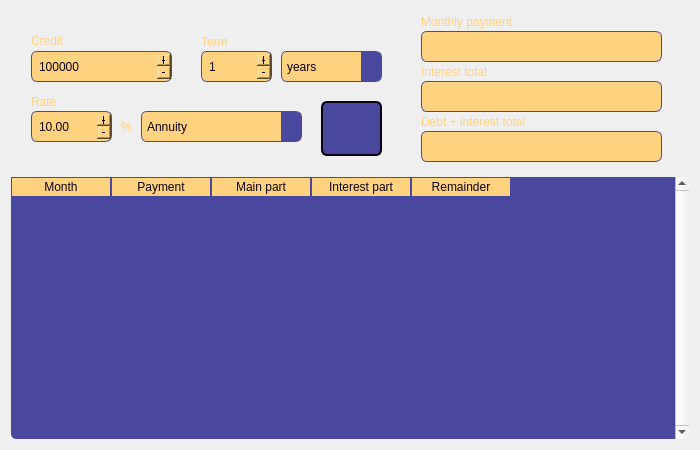
<?xml version="1.0" encoding="UTF-8"?>
<ui version="4.0">
 <class>CreditCalculator</class>
 <widget class="QWidget" name="CreditCalculator">
  <property name="geometry">
   <rect>
    <x>0</x>
    <y>0</y>
    <width>700</width>
    <height>450</height>
   </rect>
  </property>
  <property name="windowTitle">
   <string>Form</string>
  </property>
  <property name="styleSheet">
   <string notr="true">QWidget {
background: none;
}</string>
  </property>
  <layout class="QGridLayout" name="gridLayout">
   <item row="0" column="0">
    <widget class="QWidget" name="widgetMain" native="true">
     <property name="minimumSize">
      <size>
       <width>0</width>
       <height>160</height>
      </size>
     </property>
     <property name="styleSheet">
      <string notr="true">QComboBox {
color: rgb(255, 210, 128);
border: 1px solid;
font: 13pt &quot;Anta&quot;;
border-radius: 6px;
border-color: rgb(255, 210, 128);
padding: 0 5px;
background-color: rgb(11, 1, 24);
selection-background-color: rgb(248, 160, 165);
selection-color: black;
background-color: rgb(33, 32, 70);

color: rgb(11, 1, 24);
background-color: rgb(255, 210, 128);
border-color: rgb(74, 71, 158);
}


QComboBox::drop-down:button {
color: rgb(255, 210, 128);
border-top-right-radius: 4px;
border-bottom-right-radius: 4px;
border-style: solid;
border-width: 0px;
border-color: rgb(255, 210, 128);
background-color: rgb(74, 71, 158);
padding: 0px;
width: 20px;
}

QComboBox::down-arrow {
image: url(:/icons/keyboard_arrow_down_yellow.svg);
}

QComboBox::drop-down:hover {
background-color: rgb(169, 167, 215);
border-color: rgb(169, 167, 215);
}

QComboBox::drop-down:pressed {
background-color: rgb(25, 24, 53);
border-color: rgb(25, 24, 53);
}

QComboBox QAbstractItemView {
color: rgb(255, 210, 128);
border: 0px solid;
border-radius: 4px;
border-color: rgba(130, 127, 255, 133);
background-color: rgb(2, 1, 18);
}

QComboBox:item {
color: rgb(255, 210, 128);
}

QComboBox:item:selected {
background-color: rgb(74, 71, 158);
color: rgb(255, 210, 128);
/*background-color: rgb(255, 105, 103);*/
}


QPushButton {
font: 13pt &quot;Anta&quot;;
color: rgb(255, 210, 128);
border-radius: 6px;
border-style: solid;
border-width: 2px;
border-color: rgb(8, 1, 18);
background-color: rgb(74, 71, 158);
}

QPushButton:hover {
background-color: rgb(169, 167, 215);
}

QPushButton:pressed {
background-color: rgb(25, 24, 53);
}

QLineEdit {
color: rgb(255, 210, 128);
border: 1px solid;
font: 13pt &quot;Anta&quot;;
border-radius: 6px;
border-color: rgb(255, 210, 128);
padding: 0 8px;
background-color: rgb(33, 32, 70);/*rgb(11, 1, 24);*/
selection-background-color: rgb(248, 160, 165);
selection-color: black;

color: rgb(11, 1, 24);
background-color: rgb(255, 210, 128);
border-color: rgb(74, 71, 158);
}

QDoubleSpinBox {
color: rgb(255, 210, 128);
border: 1px solid;
font: 13pt &quot;Anta&quot;;
padding: 0 5px;
border-radius: 6px;
border-color: rgb(255, 210, 128);
background-color: rgb(11, 1, 24);
selection-background-color: rgb(248, 160, 165);
selection-color: black;
background-color: rgb(33, 32, 70);

color: rgb(11, 1, 24);
background-color: rgb(255, 210, 128);
border-color: rgb(74, 71, 158);
}


QDoubleSpinBox::up-button {
subcontrol-origin: border;
subcontrol-position: top right; 
border-top-right-radius: 3px;
border-style: solid;
border-width: 0px;
border-color: rgb(74, 71, 158);
background-color:  rgb(74, 71, 158);
image: url(:/icons/add_yellow.svg);
padding: 0px;
margin: 0px;
width: 16px;
height: 15.5px;
 }


QDoubleSpinBox::down-button {
subcontrol-origin: border;
subcontrol-position: bottom right;
border-bottom-right-radius: 3px;
border-style: solid;
border-width: 0px;
border-color: rgb(74, 71, 158);
background-color:  rgb(74, 71, 158);
image: url(:/icons/remove_yellow.svg);
padding: 0px;
margin: 0px;
width: 16px;
height: 15.5px;
 }

QDoubleSpinBox::down-button:hover {
background-color: rgb(169, 167, 215);
}

QDoubleSpinBox::down-button:pressed {
background-color: rgb(25, 24, 53);
}

QDoubleSpinBox::up-button:hover {
background-color: rgb(169, 167, 215);
}

QDoubleSpinBox::up-button:pressed {
background-color: rgb(25, 24, 53);
}

QLabel {
font: 16pt &quot;Anta&quot;;
color: rgb(255, 210, 128);
}

QRadioButton {
font: 13pt &quot;Anta&quot;;
color: rgb(255, 210, 128);
}

QRadioButton::indicator {
width: 10px;
height: 10px;
border-radius: 7px;
}

QRadioButton::indicator:checked {
    background-color:  rgb(243, 89, 97);
    border: 2px solid rgb(255, 210, 128);
}

QRadioButton::indicator:unchecked {
    background-color: rgb(8, 1, 18);
    border: 2px solid rgb(255, 210, 128);
}

QSpinBox {
color: rgb(255, 210, 128);
border: 1px solid;
font: 13pt &quot;Anta&quot;;
padding: 0 5px;
border-radius: 6px;
border-color: rgb(255, 210, 128);
background-color: rgb(11, 1, 24);
selection-background-color: rgb(248, 160, 165);
selection-color: black;
background-color: rgb(33, 32, 70);

color: rgb(11, 1, 24);
background-color: rgb(255, 210, 128);
border-color: rgb(74, 71, 158);
}


QSpinBox::up-button {
subcontrol-origin: border;
subcontrol-position: top right; 
border-top-right-radius: 3px;
border-style: solid;
border-width: 0px;
border-color: rgb(74, 71, 158);
background-color:  rgb(74, 71, 158);
image: url(:/icons/add_yellow.svg);
padding: 0px;
margin: 0px;
width: 16px;
height: 15.5px;
 }


QSpinBox::down-button {
subcontrol-origin: border;
subcontrol-position: bottom right;
border-bottom-right-radius: 3px;
border-style: solid;
border-width: 0px;
border-color: rgb(74, 71, 158);
background-color:  rgb(74, 71, 158);
image: url(:/icons/remove_yellow.svg);
padding: 0px;
margin: 0px;
width: 16px;
height: 15.5px;
 }

QSpinBox::down-button:hover {
background-color: rgb(169, 167, 215);
}

QSpinBox::down-button:pressed {
background-color: rgb(25, 24, 53);
}

QSpinBox::up-button:hover {
background-color: rgb(169, 167, 215);
}

QSpinBox::up-button:pressed {
background-color: rgb(25, 24, 53);
}

QLabel {
color: rgb(255, 210, 128);
font: 14pt &quot;Kode Mono&quot;;
}
</string>
     </property>
     <widget class="QSpinBox" name="spinBoxTime">
      <property name="geometry">
       <rect>
        <x>190</x>
        <y>40</y>
        <width>71</width>
        <height>31</height>
       </rect>
      </property>
      <property name="buttonSymbols">
       <enum>QAbstractSpinBox::PlusMinus</enum>
      </property>
      <property name="minimum">
       <number>1</number>
      </property>
      <property name="maximum">
       <number>50</number>
      </property>
     </widget>
     <widget class="QComboBox" name="comboBoxTimeType">
      <property name="geometry">
       <rect>
        <x>270</x>
        <y>40</y>
        <width>101</width>
        <height>31</height>
       </rect>
      </property>
      <property name="currentText">
       <string>years</string>
      </property>
      <item>
       <property name="text">
        <string>years</string>
       </property>
      </item>
      <item>
       <property name="text">
        <string>months</string>
       </property>
      </item>
     </widget>
     <widget class="QPushButton" name="pushButtonFillCredit">
      <property name="geometry">
       <rect>
        <x>310</x>
        <y>90</y>
        <width>61</width>
        <height>55</height>
       </rect>
      </property>
      <property name="styleSheet">
       <string notr="true">/*QPushButton {
background-color: rgb(0, 179, 116);
}

QPushButton:hover {
background-color: rgb(0, 230, 149);
}

QPushButton:pressed {
background-color: rgb(0, 51, 33);
}*/</string>
      </property>
      <property name="text">
       <string/>
      </property>
      <property name="icon">
       <iconset resource="../misc/resource.qrc">
        <normaloff>:/icons/output_yellow.svg</normaloff>:/icons/output_yellow.svg</iconset>
      </property>
      <property name="iconSize">
       <size>
        <width>32</width>
        <height>32</height>
       </size>
      </property>
     </widget>
     <widget class="QComboBox" name="comboBoxCreditType">
      <property name="geometry">
       <rect>
        <x>130</x>
        <y>100</y>
        <width>161</width>
        <height>31</height>
       </rect>
      </property>
      <property name="currentText">
       <string>Annuity</string>
      </property>
      <item>
       <property name="text">
        <string>Annuity</string>
       </property>
      </item>
      <item>
       <property name="text">
        <string>Differentiated</string>
       </property>
      </item>
     </widget>
     <widget class="QSpinBox" name="spinBoxCredit">
      <property name="geometry">
       <rect>
        <x>20</x>
        <y>40</y>
        <width>141</width>
        <height>31</height>
       </rect>
      </property>
      <property name="buttonSymbols">
       <enum>QAbstractSpinBox::PlusMinus</enum>
      </property>
      <property name="minimum">
       <number>1</number>
      </property>
      <property name="maximum">
       <number>1000000000</number>
      </property>
      <property name="stepType">
       <enum>QAbstractSpinBox::AdaptiveDecimalStepType</enum>
      </property>
      <property name="value">
       <number>100000</number>
      </property>
     </widget>
     <widget class="QDoubleSpinBox" name="doubleSpinBoxRate">
      <property name="geometry">
       <rect>
        <x>20</x>
        <y>100</y>
        <width>81</width>
        <height>31</height>
       </rect>
      </property>
      <property name="buttonSymbols">
       <enum>QAbstractSpinBox::PlusMinus</enum>
      </property>
      <property name="minimum">
       <double>0.010000000000000</double>
      </property>
      <property name="maximum">
       <double>1000.000000000000000</double>
      </property>
      <property name="stepType">
       <enum>QAbstractSpinBox::AdaptiveDecimalStepType</enum>
      </property>
      <property name="value">
       <double>10.000000000000000</double>
      </property>
     </widget>
     <widget class="QLineEdit" name="lineEditPayment">
      <property name="geometry">
       <rect>
        <x>410</x>
        <y>20</y>
        <width>241</width>
        <height>31</height>
       </rect>
      </property>
      <property name="readOnly">
       <bool>true</bool>
      </property>
     </widget>
     <widget class="QLineEdit" name="lineEditInterest">
      <property name="geometry">
       <rect>
        <x>410</x>
        <y>70</y>
        <width>241</width>
        <height>31</height>
       </rect>
      </property>
      <property name="readOnly">
       <bool>true</bool>
      </property>
     </widget>
     <widget class="QLineEdit" name="lineEditTotal">
      <property name="geometry">
       <rect>
        <x>410</x>
        <y>120</y>
        <width>241</width>
        <height>31</height>
       </rect>
      </property>
      <property name="readOnly">
       <bool>true</bool>
      </property>
     </widget>
     <widget class="QLabel" name="labelPayment">
      <property name="geometry">
       <rect>
        <x>410</x>
        <y>0</y>
        <width>251</width>
        <height>21</height>
       </rect>
      </property>
      <property name="text">
       <string>Monthly payment</string>
      </property>
     </widget>
     <widget class="QLabel" name="labelInterest">
      <property name="geometry">
       <rect>
        <x>410</x>
        <y>50</y>
        <width>251</width>
        <height>21</height>
       </rect>
      </property>
      <property name="text">
       <string>Interest total</string>
      </property>
     </widget>
     <widget class="QLabel" name="labelTotal">
      <property name="geometry">
       <rect>
        <x>410</x>
        <y>100</y>
        <width>251</width>
        <height>21</height>
       </rect>
      </property>
      <property name="text">
       <string>Debt + interest total</string>
      </property>
     </widget>
     <widget class="QLabel" name="labelCredit">
      <property name="geometry">
       <rect>
        <x>20</x>
        <y>20</y>
        <width>121</width>
        <height>20</height>
       </rect>
      </property>
      <property name="text">
       <string>Credit</string>
      </property>
     </widget>
     <widget class="QLabel" name="labelRate">
      <property name="geometry">
       <rect>
        <x>20</x>
        <y>80</y>
        <width>121</width>
        <height>21</height>
       </rect>
      </property>
      <property name="text">
       <string>Rate</string>
      </property>
     </widget>
     <widget class="QLabel" name="labelTerm">
      <property name="geometry">
       <rect>
        <x>190</x>
        <y>20</y>
        <width>58</width>
        <height>21</height>
       </rect>
      </property>
      <property name="text">
       <string>Term</string>
      </property>
     </widget>
     <widget class="QLabel" name="labelRatePercent">
      <property name="geometry">
       <rect>
        <x>110</x>
        <y>100</y>
        <width>31</width>
        <height>31</height>
       </rect>
      </property>
      <property name="styleSheet">
       <string notr="true">font: 18px &quot;Kode Mono&quot;;</string>
      </property>
      <property name="text">
       <string>%</string>
      </property>
     </widget>
    </widget>
   </item>
   <item row="1" column="0">
    <widget class="QTableWidget" name="tableWidgetCredit">
     <property name="styleSheet">
      <string notr="true">QTableWidget {
    /*background-color: rgb(2, 1, 18);*/
background-color: rgb(74, 71, 158);
border: 0px inset;
border-color: rgb(2, 1, 18);
    border-radius: 5px;
    font: 12pt &quot;Anta&quot;;
}

QHeaderView {
    background-color: rgb(74, 71, 158);
    padding: 0px;
    border-top-right-radius: 0px;
    border-top-left-radius: 5px;
    border-bottom-right-radius: 0px;
    border-bottom-left-radius: 5px;
    border: 0px solid rgb(74, 71, 158);
    font: 13pt &quot;Anta&quot;;
}

QHeaderView::section {
    background-color: rgb(255, 210, 128);
    border: 1px solid rgb(74, 71, 158);
    color: rgb(11, 1, 24);
}

QHeaderView::section:first {
}

QHeaderView::section:last {

}

QHeaderView::section:pressed {
	background-color: rgb(246, 136, 142);
}

/*QHeaderView::section:checked {
	background-color: rgb(246, 136, 142);
}*/

QTableWidget QTableCornerButton::section {
   background-color: rgb(255, 210, 128);
    border: 1px solid rgb(74, 71, 158);
    color: rgb(74, 71, 158);
    border-top-left-radius: 5px;
}

QTableView::item {
background-color: rgb(74, 71, 158);
    border: 0px solid rgb(74, 71, 158);
    color: rgb(255, 210, 128);
/*
selection-color: rgb(2, 1, 18);
selection-background-color: rgb(243, 89, 97);
*/
}


QTableView::item:selected {
background-color: rgb(246, 136, 142);
    border: 0px solid rgb(74, 71, 158);
color: rgb(2, 1, 18);
}

QScrollBar:vertical {
background-color: rgb(2, 1, 18);
border: 1px solid rgb(74, 71, 158);
color:  rgb(255, 210, 128);
border-width: 0px;border-style: solid;
margin: 25px 0 25px 0;
width: 22px;
}

QScrollBar::handle:vertical {
background-color: rgb(74, 71, 158);
border: 1px solid rgb(74, 71, 158);
image: url(:/icons/menu_yellow.svg);
/*
border-top: 1px solid rgb(2, 1, 18);
border-bottom: 1px solid rgb(2, 1, 18);
border: 1px solid rgb(2, 1, 18);
*/
}

QScrollBar::handle:vertical:hover {
background-color: rgb(169, 167, 215);
border-color: rgb(169, 167, 215);
}

QScrollBar::handle:vertical:pressed {
background-color: rgb(25, 24, 53);
border-color: rgb(25, 24, 53);
}

QScrollBar::add-line:vertical {
border: 1px solid rgb(74, 71, 158);
background-color: rgb(74, 71, 158);
border-bottom-right-radius: 7px;
subcontrol-position: bottom;
subcontrol-origin: margin;
image: url(:/icons/keyboard_arrow_down_yellow.svg);
}

QScrollBar::sub-line:vertical {
border: 1px solid rgb(74, 71, 158);
background-color: rgb(74, 71, 158);
border-top-right-radius: 7px;
subcontrol-position: top;
subcontrol-origin: margin;
image: url(:/icons/keyboard_arrow_up_yellow.svg);
}

QScrollBar::add-line:vertical:hover {
border-color: rgb(169, 167, 215);
background-color: rgb(169, 167, 215);
}

QScrollBar::sub-line:vertical:hover {
border-color: rgb(169, 167, 215);
background-color: rgb(169, 167, 215);
}

QScrollBar::add-line:vertical:pressed {
border-color: rgb(25, 24, 53);
background-color: rgb(25, 24, 53);
}

QScrollBar::sub-line:vertical:pressed {
border-color: rgb(25, 24, 53);
background-color: rgb(25, 24, 53);
}</string>
     </property>
     <property name="frameShape">
      <enum>QFrame::StyledPanel</enum>
     </property>
     <property name="lineWidth">
      <number>1</number>
     </property>
     <property name="verticalScrollBarPolicy">
      <enum>Qt::ScrollBarAlwaysOn</enum>
     </property>
     <property name="horizontalScrollBarPolicy">
      <enum>Qt::ScrollBarAlwaysOff</enum>
     </property>
     <property name="sizeAdjustPolicy">
      <enum>QAbstractScrollArea::AdjustToContents</enum>
     </property>
     <property name="editTriggers">
      <set>QAbstractItemView::NoEditTriggers</set>
     </property>
     <property name="selectionMode">
      <enum>QAbstractItemView::ExtendedSelection</enum>
     </property>
     <property name="textElideMode">
      <enum>Qt::ElideLeft</enum>
     </property>
     <property name="gridStyle">
      <enum>Qt::DotLine</enum>
     </property>
     <attribute name="horizontalHeaderStretchLastSection">
      <bool>false</bool>
     </attribute>
     <attribute name="verticalHeaderCascadingSectionResizes">
      <bool>false</bool>
     </attribute>
     <column>
      <property name="text">
       <string>Month</string>
      </property>
     </column>
     <column>
      <property name="text">
       <string>Payment</string>
      </property>
     </column>
     <column>
      <property name="text">
       <string>Main part</string>
      </property>
     </column>
     <column>
      <property name="text">
       <string>Interest part</string>
      </property>
     </column>
     <column>
      <property name="text">
       <string>Remainder</string>
      </property>
     </column>
    </widget>
   </item>
  </layout>
 </widget>
 <resources>
  <include location="../misc/resource.qrc"/>
 </resources>
 <connections/>
</ui>
